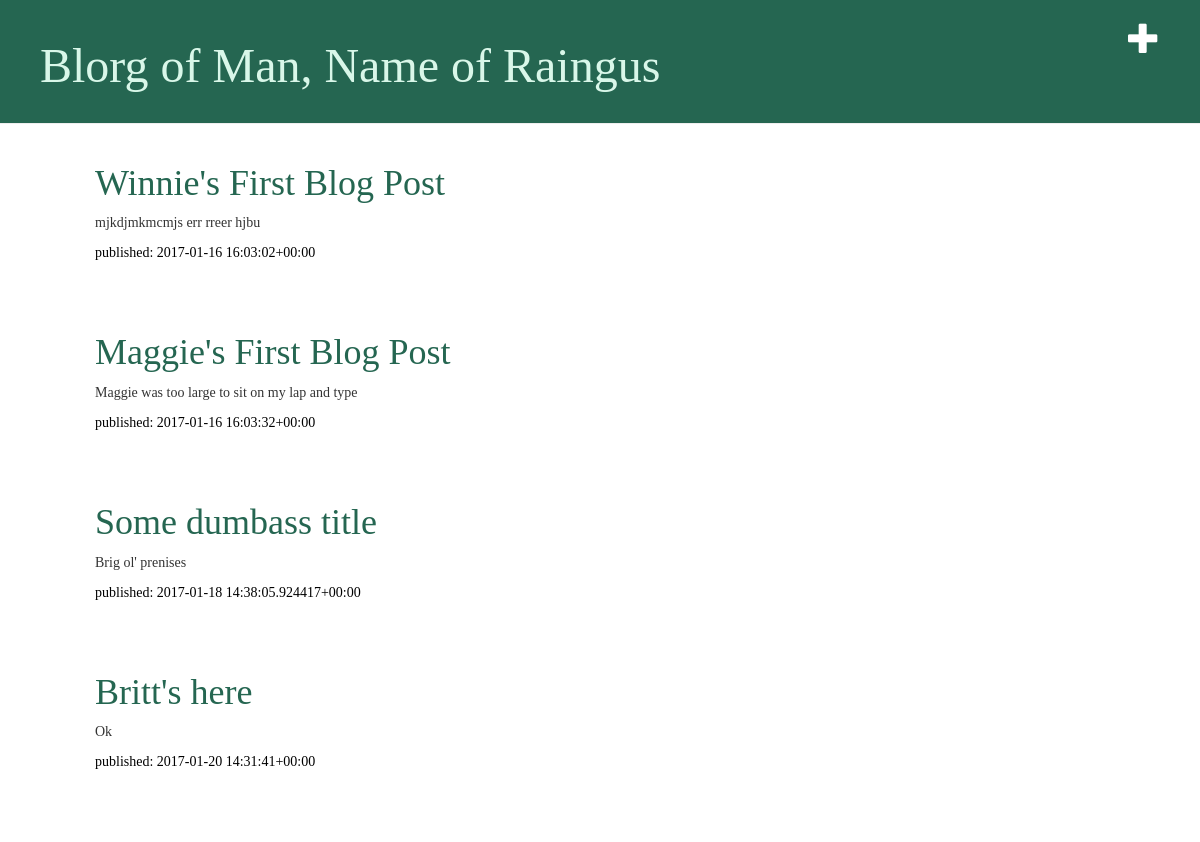
/, run on an earlier commit of the app's database.
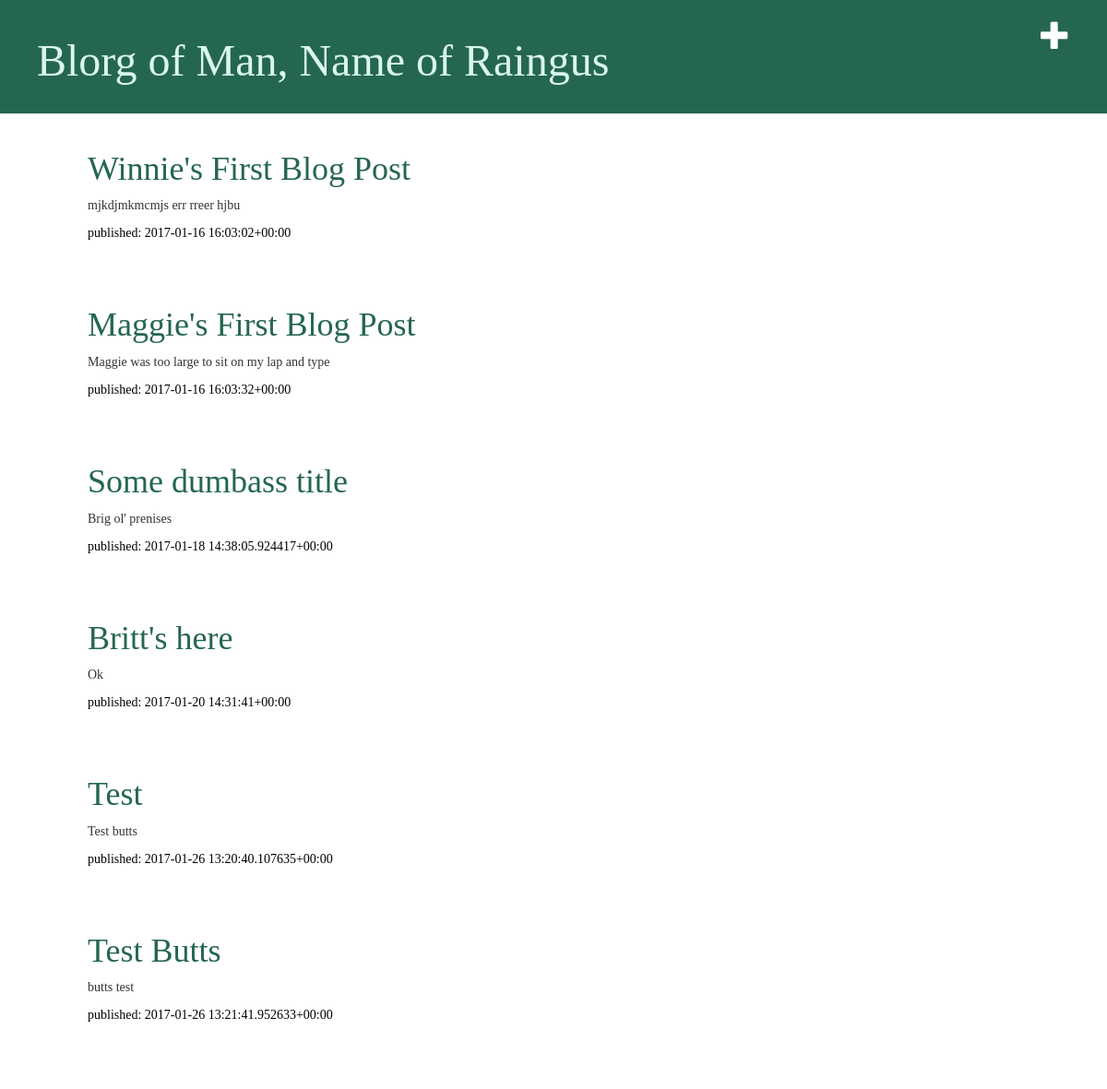
And on a later commit of the database.
### blog/models.py (models this page shows, shortened)
class Post(models.Model):
    author = models.ForeignKey('auth.User')
    title = models.CharField(max_length=200)
    text = models.TextField()
    created_date = models.DateTimeField(default=timezone.now)
    published_date = models.DateTimeField(blank=True, null=True)

### blog/views.py (the view)
# urls.py: url(r'^$', views.post_list, name='post_list'),
def post_list(request):
    posts = Post.objects.filter(published_date__lte=timezone.now()).order_by('published_date')
    return render(request, 'Blog/post_list.html', {'posts': posts})

### blog/Templates/Blog/post_list.html
{% extends 'Blog/base.html' %}
{% block content %}
    {% for post in posts %}
        <div class="post">
            <h1><a href="{% url 'post_detail' pk=post.pk %}">{{ post.title }}</a></h1>
                <p>{{ post.text }}</p>
                <div class="date">
                    <p>published: {{ post.published_date|linebreaksbr }}</p>
                </div>
        </div>
    {% endfor %}
{% endblock %}

What changed in the data, as far as the page shows it:
added Post: title "Test", text "Test butts", published_date "2017-01-26 13:20:40.107635+00:00"
added Post: title "Test Butts", text "butts test", published_date "2017-01-26 13:21:41.952633+00:00"
